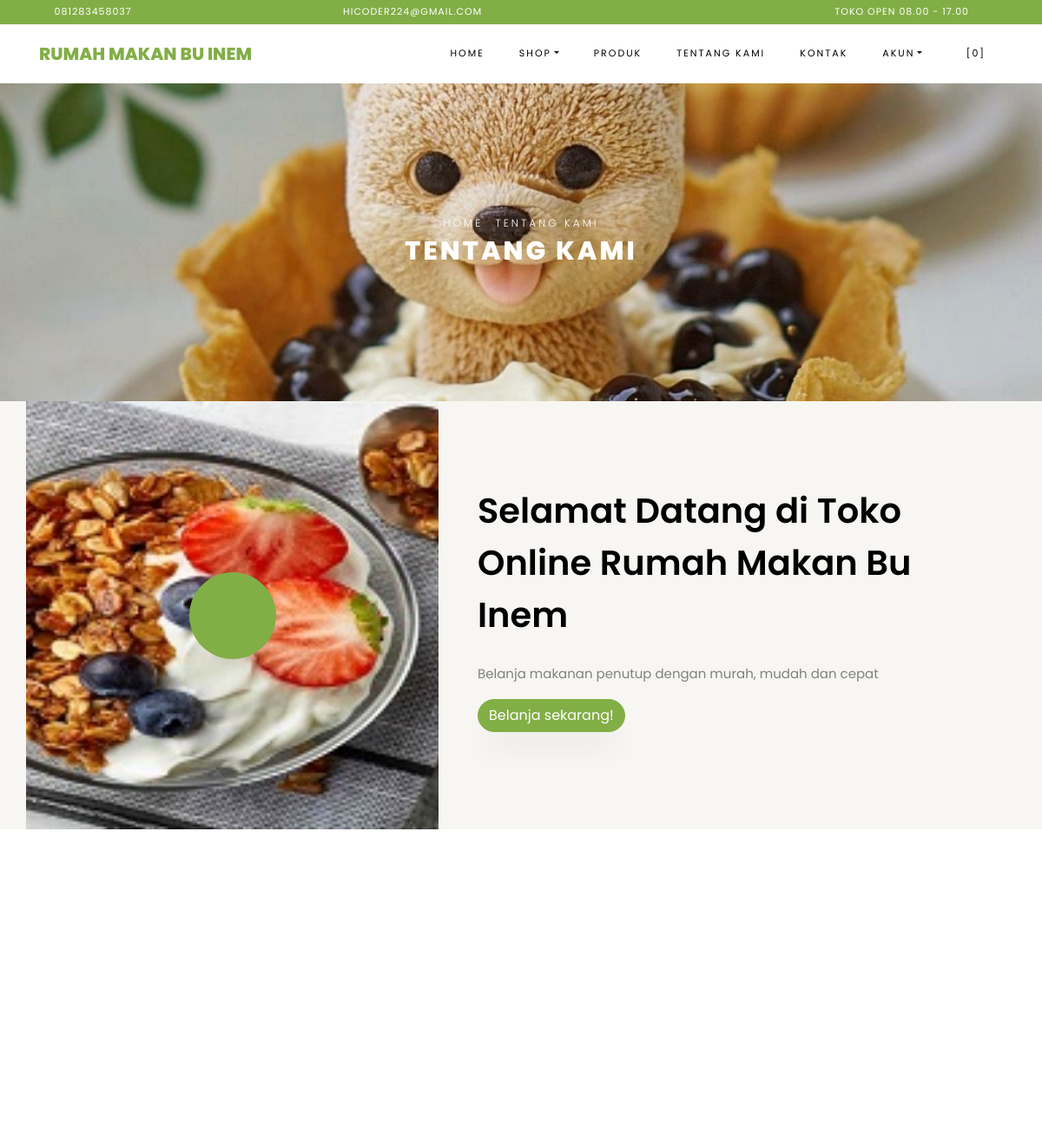
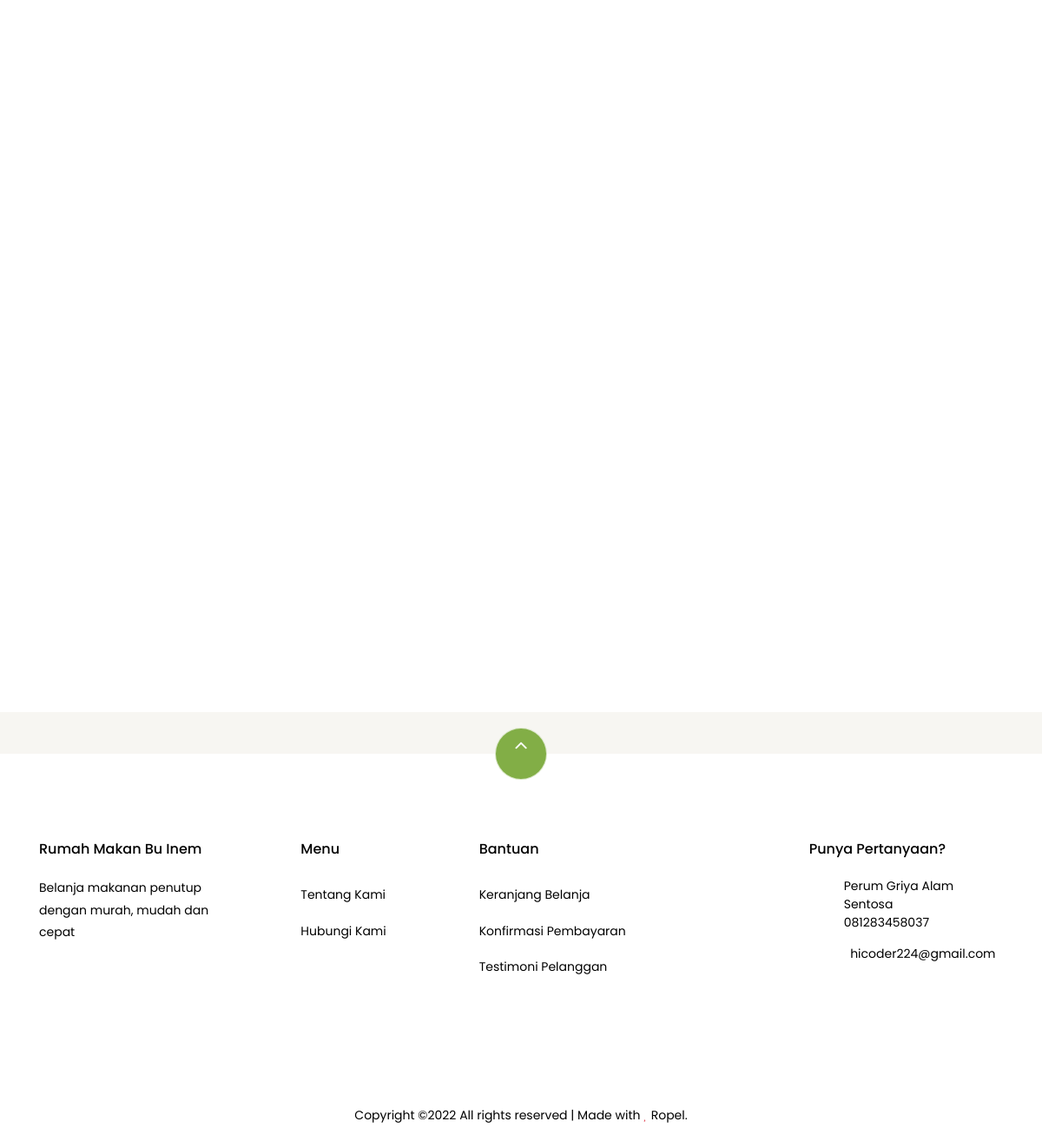
Page /index.php/pages/about on the committed database (2 pictures, top to bottom).
### tables this page shows
CREATE TABLE `settings` (
  `id` int(10) NOT NULL,
  `key` varchar(32) NOT NULL,
  `content` text NOT NULL
);

### application/helpers/themes_helper.php (called while the page is built, shortened)
<?php
if ( ! function_exists('get_theme_name'))
{
    function get_theme_name() {
        $current_theme = get_settings('current_theme_name');
        return ($current_theme) ? $current_theme : false;
    }
}
if ( ! function_exists('get_template_part'))
{
    function get_template_part($file_name = null, $params = array()) {
        if ($file_name !== '') {
            $current_theme = get_theme_name();
            if ( file_exists($file_location = VIEWPATH .'themes/'. $current_theme .'/'. $file_name .'.php')) {
                $CI =& get_instance();
                $CI->load->view('themes/'. $current_theme .'/'. $file_name, $params);
            }
            else {
                echo '<div>Kesalahan: berkas tema <b>'. $file_name .'.php</b> tidak ditemukan.<br>Lokasi berkas: <b>'. $file_location .'</b></div>';
            }
        }
    }
}
if ( ! function_exists('get_header'))
{
    function get_header($params = null, $section = '', $current_section = '') {
        $load_params = array();
        if ( is_null($params)) {
            $load_params['title'] = get_settings('site_name');
        }
        else if ( is_string($params)) {
            $load_params['title'] = $params;
        }
        $load_params['sidebar_section'] = $section;
        $load_params['current_section'] = $current_section;
        get_template_part('header', $load_params);
    }
}
if ( ! function_exists('get_footer'))
{
    function get_footer($params = array()) {
        get_template_part('footer', $params);
    }
}
if ( ! function_exists('get_theme_uri'))
{
    function get_theme_uri($file_name = null, $theme_name = NULL)
    {
        $theme_name = ($theme_name == NULL) ? get_theme_name() : $theme_name;
        return is_null($file_name) ? base_url('assets/themes/'. $theme_name .'/') : base_url('assets/themes/'. $theme_name .'/'. $file_name) ;
    }
}

### application/controllers/Pages.php (called while the page is built, shortened)
<?php
class Pages extends CI_Controller
{
    public function about()
    {
        $params['reviews'] = $this->review->get_all_reviews();
        get_header(get_store_name());
        get_template_part('pages/about', $params);
        get_footer();
    }
}

### index.php (called while the page is built, shortened)
<?php
require_once BASEPATH.'core/CodeIgniter.php';

### application/helpers/global_helper.php (called while the page is built, shortened)
<?php
if (!function_exists('get_settings')) {
    function get_settings($key = '')
    {
        $CI = &get_instance();
        $row = $CI->db
            ->select('content')
            ->where('key', $key)
            ->get('settings')
            ->row();
        return $row->content;
    }
}
if (!function_exists('get_store_name')) {
    function get_store_name()
    {
        return get_settings('store_name');
    }
}

### application/helpers/session_helper.php (called while the page is built, shortened)
<?php
if (!function_exists('init')) {
    function init()
    {
        $CI = &get_instance();
        return $CI;
    }
}
if (!function_exists('session_data')) {
    function session_data()
    {
        $CI = init();
        $read_session_in_cookie = get_cookie('__ACTIVE_SESSION_DATA');
        $read_session_in_session = $CI->session->userdata('__ACTIVE_SESSION_DATA');
        if ($read_session_in_cookie) {
            $read_data = $CI->encryption->decrypt($read_session_in_cookie);
            $read_data = json_decode($read_data);
            return $read_data;
        } else if ($read_session_in_session) {
            $read_data = $CI->encryption->decrypt($read_session_in_session);
            $read_data = json_decode($read_data);
            return $read_data;
        } else {
            $default_session = new stdClass();
            $default_session->is_login = FALSE;
            $default_session->user_id = 0;
            $default_session->login_at = 0;
            $default_session->remember_me = FALSE;
            return $default_session;
        }
    }
}

### application/views/themes/vegefoods/pages/about.php (the view, shortened to what this page needs)
<div class="hero-wrap hero-bread" style="background-image: url('<?php echo get_theme_uri('images/bg_11.jpg'); ?>');">
  <div class="container">
    <div class="row no-gutters slider-text align-items-center justify-content-center">
      <div class="col-md-9 ftco-animate text-center">
        <p class="breadcrumbs"><span class="mr-2"><?php echo anchor(base_url(), 'Home'); ?></span> <span>Tentang Kami</span></p>
        <h1 class="mb-0 bread">Tentang Kami</h1>
      </div>
    </div>
  </div>
</div>
<section class="ftco-section ftco-no-pb ftco-no-pt bg-light">
  <div class="container">
    <div class="row">
      <div class="col-md-5 p-md-5 img img-2 d-flex justify-content-center align-items-center" style="background-image: url(<?php echo get_theme_uri('images/bg_10.jpg'); ?>);">
        <a href="https://www.youtube.com/watch?v=rrKsCs2lAcs" class="icon popup-vimeo d-flex justify-content-center align-items-center">
          <span class="icon-play"></span>
        </a>
      </div>
      <div class="col-md-7 py-5 wrap-about pb-md-5 ftco-animate">
        <div class="heading-section-bold mb-4 mt-md-5">
          <div class="ml-md-0">
            <h2 class="mb-4">Selamat Datang di Toko Online <?php echo get_store_name(); ?></h2>
          </div>
        </div>
        <div class="pb-md-5">
          <p><?php echo get_settings('store_description'); ?></p>
          <p><a href="<?php echo base_url(); ?>" class="btn btn-primary">Belanja sekarang!</a></p>
        </div>
      </div>
    </div>
  </div>
</section>
<section class="ftco-section testimony-section">
  <div class="container">
    <div class="row justify-content-center mb-5 pb-3">
    </div>
  </div>
</section>
<section class="ftco-section">
  <div class="container">
    <div class="row no-gutters ftco-services">
    </div>
  </div>
</section>

### application/views/themes/vegefoods/header.php (shortened to what this page needs)
<!DOCTYPE html>
<html lang="en">
<head>
	<link href="https://cdn.jsdelivr.net/npm/bootstrap@5.1.3/dist/css/bootstrap.min.css" rel="stylesheet">
	<link rel="stylesheet" href="<?php echo get_theme_uri('css/open-iconic-bootstrap.min.css'); ?>">
	<link rel="stylesheet" href="<?php echo get_theme_uri('css/animate.css'); ?>">
	<link rel="stylesheet" href="<?php echo get_theme_uri('css/owl.carousel.min.css'); ?>">
	<link rel="stylesheet" href="<?php echo get_theme_uri('css/owl.theme.default.min.css'); ?>">
	<link rel="stylesheet" href="<?php echo get_theme_uri('css/magnific-popup.css'); ?>">
	<link rel="stylesheet" href="<?php echo get_theme_uri('css/aos.css'); ?>">
	<link rel="stylesheet" href="<?php echo get_theme_uri('css/ionicons.min.css'); ?>">
	<link rel="stylesheet" href="<?php echo get_theme_uri('js/plugins/@fortawesome/fontawesome-free/css/all.min.css', 'argon'); ?>">
	<link rel="stylesheet" href="<?php echo get_theme_uri('css/bootstrap-datepicker.css'); ?>">
	<link rel="stylesheet" href="<?php echo get_theme_uri('css/jquery.timepicker.css'); ?>">
	<link rel="stylesheet" href="<?php echo get_theme_uri('css/flaticon.css'); ?>">
	<link rel="stylesheet" href="<?php echo get_theme_uri('css/icomoon.css'); ?>">
	<link rel="stylesheet" href="<?php echo get_theme_uri('css/style.css'); ?>">
	<link rel="stylesheet" href="<?php echo base_url('assets/plugins/toastr/toastr.min.css'); ?>">
</head>
<body class="goto-here">
	<div class="py-1 bg-primary">
		<div class="container">
			<div class="row no-gutters d-flex align-items-start align-items-center px-md-0">
				<div class="col-lg-12 d-block">
					<div class="row d-flex">
						<div class="col-md pr-4 d-flex topper align-items-center">
							<div class="icon mr-2 d-flex justify-content-center align-items-center"><span class="icon-phone2"></span></div>
							<span class="text"><?php echo get_settings('store_phone_number'); ?></span>
						</div>
						<div class="col-md pr-4 d-flex topper align-items-center">
							<div class="icon mr-2 d-flex justify-content-center align-items-center"><span class="icon-paper-plane"></span></div>
							<span class="text"><?php echo get_settings('store_email'); ?></span>
						</div>
						<div class="col-md-5 pr-4 d-flex topper align-items-center text-lg-right">
							<span class="text"><?php echo get_settings('store_tagline'); ?></span>
						</div>
					</div>
				</div>
			</div>
		</div>
	</div>
	<nav class="navbar navbar-expand-lg navbar-dark ftco_navbar bg-dark ftco-navbar-light" id="ftco-navbar">
		<div class="container">
			<a class="navbar-brand" href="<?php echo base_url(); ?>"><?php echo get_store_name(); ?></a>
			<div class="collapse navbar-collapse" id="ftco-nav">
				<ul class="navbar-nav ml-auto">
					<li class="nav-item active"><a href="<?php echo base_url(); ?>" class="nav-link">Home</a></li>
					<li class="nav-item dropdown">
						<a class="nav-link dropdown-toggle" href="#" id="dropdown04" data-toggle="dropdown" aria-haspopup="true" aria-expanded="false">Shop</a>
					</li>
					<li class="nav-item"><a href="<?php echo base_url('product'); ?>" class="nav-link">Produk</a></li>
					<li class="nav-item"><a href="<?php echo site_url('pages/about'); ?>" class="nav-link">Tentang Kami</a></li>
					<li class="nav-item"><a href="<?php echo site_url('pages/contact'); ?>" class="nav-link">Kontak</a></li>
					<li class="nav-item dropdown">
						<a class="nav-link dropdown-toggle" href="#" id="dropdown05" data-toggle="dropdown" aria-haspopup="true" aria-expanded="false">Akun</a>
					</li>
					<li class="nav-item cta cta-colored"><a href="<?php echo site_url('shop/cart'); ?>" class="nav-link"><span class="icon-shopping_cart"></span>[<span class="cart-item-total">0</span>]</a></li>
				</ul>
			</div>
		</div>
	</nav>

### application/views/themes/vegefoods/footer.php (shortened to what this page needs)
<section class="ftco-section ftco-no-pt ftco-no-pb py-5 bg-light">
  <div class="container py-4">
  </div>
</section>
<footer class="ftco-footer ftco-section ftco-animated">
  <div class="container">
    <div class="row">
      <div class="mouse">
        <a href="#" class="mouse-icon">
          <div class="mouse-wheel"><span class="ion-ios-arrow-up"></span></div>
        </a>
      </div>
    </div>
    <div class="row mb-5">
      <div class="col-md">
        <div class="ftco-footer-widget mb-4">
          <h2 class="ftco-heading-2"><?php echo get_store_name(); ?></h2>
          <p><?php echo get_settings('store_description'); ?></p>
          <ul class="ftco-footer-social list-unstyled float-md-left float-lft mt-5">
          </ul>
        </div>
      </div>
      <div class="col-md">
        <div class="ftco-footer-widget mb-4 ml-md-5">
          <h2 class="ftco-heading-2">Menu</h2>
          <ul class="list-unstyled">
            <li><a href="<?php echo site_url('pages/about'); ?>" class="py-2 d-block">Tentang Kami</a></li>
            <li><a href="<?php echo site_url('pages/contact'); ?>" class="py-2 d-block">Hubungi Kami</a></li>
          </ul>
        </div>
      </div>
      <div class="col-md-4">
        <div class="ftco-footer-widget mb-4">
          <h2 class="ftco-heading-2">Bantuan</h2>
          <div class="d-flex">
            <ul class="list-unstyled mr-l-5 pr-l-3 mr-4">
              <li><a href="<?php echo site_url('shop/cart'); ?>" class="py-2 d-block">Keranjang Belanja</a></li>
              <li><a href="<?php echo site_url('customer/payments/confirm'); ?>" class="py-2 d-block">Konfirmasi Pembayaran</a></li>
              <li><a href="<?php echo site_url('shop/testimonial'); ?>" class="py-2 d-block">Testimoni Pelanggan</a></li>
            </ul>
          </div>
        </div>
      </div>
      <div class="col-md">
        <div class="ftco-footer-widget mb-4">
          <h2 class="ftco-heading-2">Punya Pertanyaan?</h2>
          <div class="block-23 mb-3">
            <ul>
              <li><span class="icon icon-map-marker"></span><span class="text"><?php echo get_settings('store_address'); ?></span></li>
              <li><a href="https://wa.me/6281283458037?text=Saya%20ingin%20Bertanya"><span class="icon icon-phone"></span><span class="text"><?php echo get_settings('store_phone_number'); ?></span></a></li>
              <li><a href="mailto:wibowosatrio2002@gmail.com"><span class="icon icon-envelope"></span>&nbsp;&nbsp;<span class="text"> <?php echo get_settings('store_email'); ?></span></a></li>
            </ul>
          </div>
        </div>
      </div>
    </div>
    <div class="row">
      <div class="col-md-12 text-center">
        <p>
          Copyright &copy; All rights reserved | Made with <i class="icon-heart text-danger" aria-hidden="true"></i> Ropel.
        </p>
      </div>
    </div>
  </div>
</footer>
</body>
</html>

### assets/themes/vegefoods/css/icomoon.css (style rules this page uses)
[class^="icon-"], [class*=" icon-"] { font-family: 'icomoon' !important; speak: none; font-style: normal; font-weight: normal; font-variant: normal; text-transform: none; line-height: 1; -webkit-font-smoothing: antialiased; -moz-osx-font-smoothing: grayscale; }
.icon-heart:before { content: "\f004"; }
.icon-map-marker:before { content: "\f041"; }
.icon-play:before { content: "\f04b"; }
.icon-phone:before { content: "\f095"; }
.icon-envelope:before { content: "\f0e0"; }
.icon-paper-plane:before { content: "\f1d8"; }
.icon-phone2:before { content: "\e0cd"; }
.icon-shopping_cart:before { content: "\e8cc"; }

### rows in the picture
settings: content "081283458037"
settings: content "HICODER224@GMAIL.COM", content "hicoder224@gmail.com"
settings: content "TOKO OPEN 08.00 - 17.00"
settings: content "RUMAH MAKAN BU INEM", content "Rumah Makan Bu Inem"
settings: content (picture)
settings: content "Belanja makanan penutup dengan murah, mudah dan cepat"
settings: content "Perum Griya Alam Sentosa"

### other values in the picture
anchor(base_url(), 'Home') "HOME"
